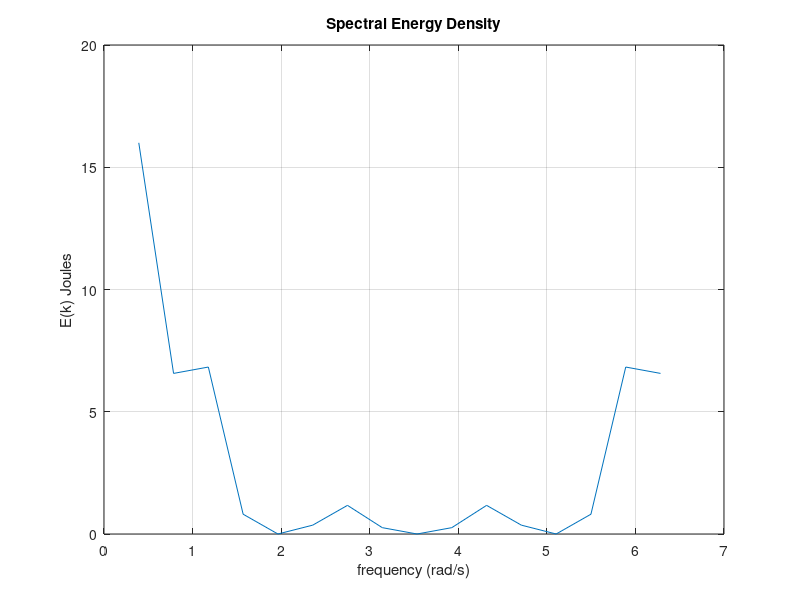
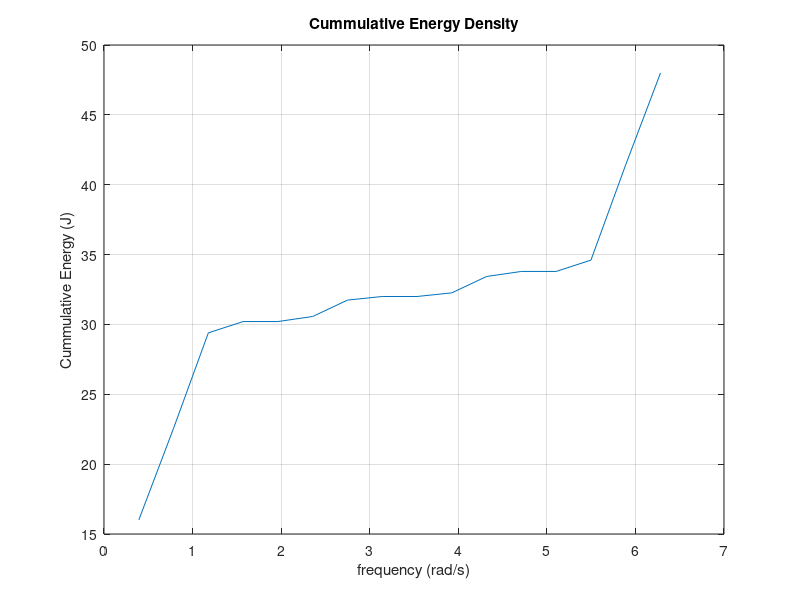

Source code (MATLAB) for these figures, in order:
%% Problem 1: Energy
clear all; close all; clc;

xn = [1 1 1 1 3 3 3 3 -1 -1 -1 -1 1 1 1 1];
bin_inc = 2*pi/length(xn);

% a. Compute the energy of the singal using DFT/FFT.
Xk = fft(xn);
E = sum(abs(Xk).^2)/length(Xk);
fprintf('Energy: %d Joules\n', E);

% b. Validate your results by finding the energy using the time sequence.
Et = sum(abs(xn).^2);
fprintf('Energy (from time sequence): %d Joules\n', Et);

% c. Plot the energy density.
figure;
k = 1:length(Xk);
Ek = Xk.*conj(Xk)/length(Xk);
f = k*bin_inc;
plot(f, Ek);
grid on;
xlabel('frequency (rad/s)');
ylabel('E(k) Joules');
title('Spectral Energy Density');

% d. Plot the integral of the energy density.
cummulativeEnergy = cumsum(Ek);
k2 = 1:length(xn);
f2 = k2*bin_inc;
figure;
plot(f2,cummulativeEnergy);
grid on;
xlabel('frequency (rad/s)');
ylabel('Cummulative Energy (J)');
title('Cummulative Energy Density');

